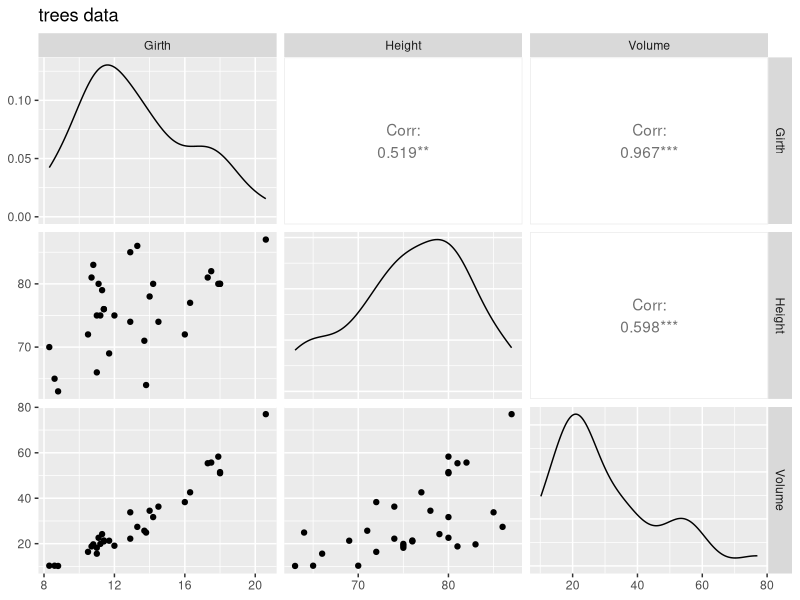
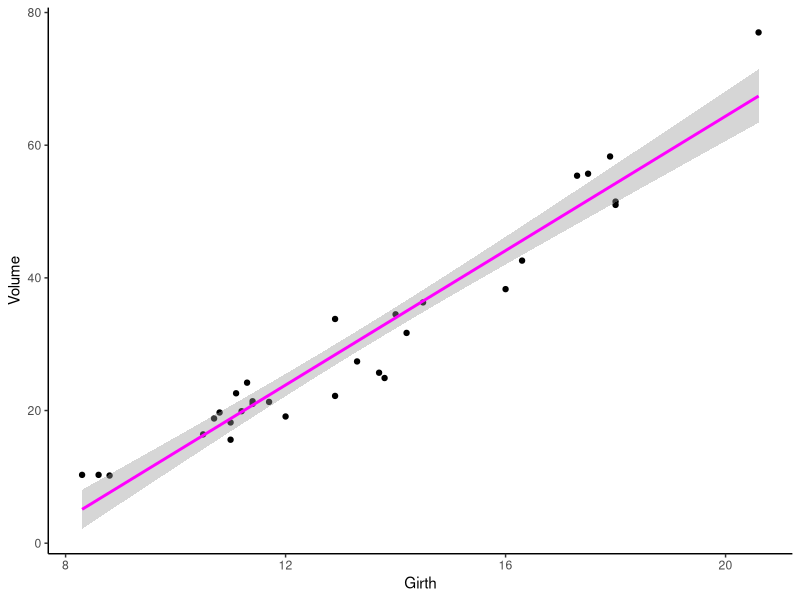
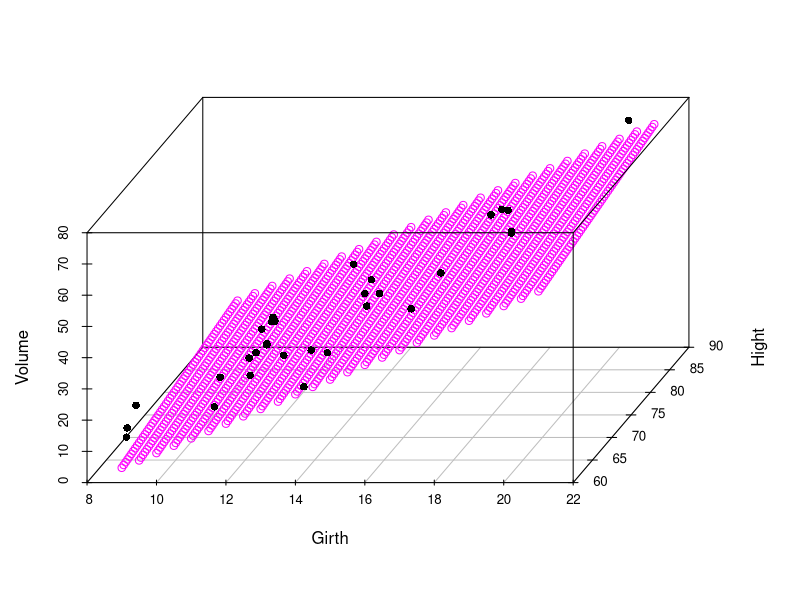
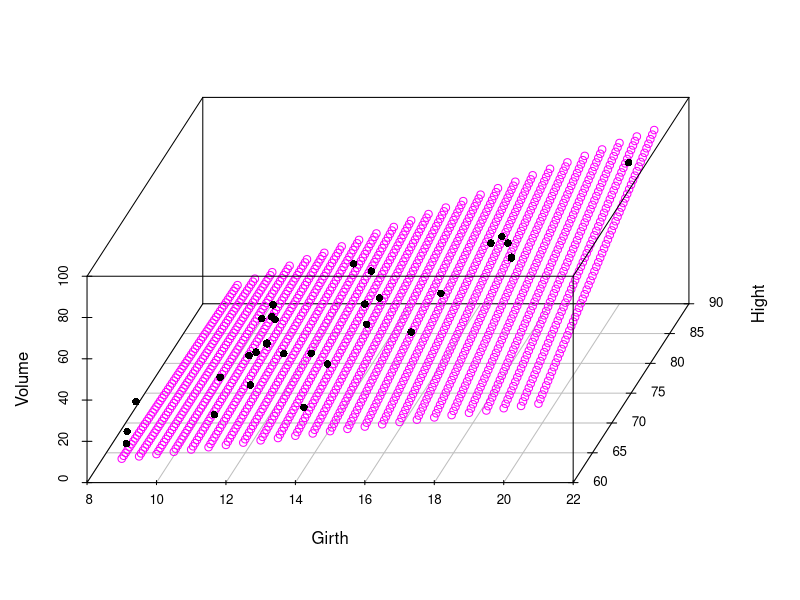

Recreate these plots in R, in order.
data(trees) ## access the data from R’s datasets package
head(trees) ## primele cateva date
str(trees) ## structura datelor
library("GGally")
library("scatterplot3d")


## folosim ggpairs din GGally pentru a vedea corelarea dintre variabile si construirea de 'density plots'
ggpairs(data=trees, columns=1:3, title="trees data") 
## observam ca volumul este corelat strans de circumferinta: 0.967
## intuim si o corelare intre inaltime si volum, dar coeficientul este mai mic

## Regresia simpla

reg_1  <- lm(Volume ~ Girth, data = trees) 
## lm deseneaza o linie (linear model) astfel incat suma distantelor dintre linie si puncte ridicate la patrat sa fie cat mai mica

summary(reg_1)
## summary ne da detalii despre modelul creat
## folosim aceste detalii pentru a ne da seama daca exista vreo relatie intre variabile, si daca da, cat de potrivit este modeulul

## Coefficients:
## intercept: -36.94, Girth: 5.06 => volume = -36.94 + 5.06 * girth
## p-value < 2e-16 *** este important sa fie mai mic ca 0.05 si sa aibe cat mai multe '*'
## p-value determina daca exista vreo relatie intre variabile
## t-value = 20.38 trebuie sa fie cat mai mare
## t-value determina daca coeficientul nu este 0 doar din intamplare
## Pr(>|t|) trebuie sa fie cat mai mic
## Pr determina daca coeficientii au insemnatate

## F-Statistic: 419.4 trebuie sa fie cat mai mare
## Std. Error: 0.2474 trebuie sa fie cat mai apropiata de 0
## Adj R-squared: 0.9331 trebuie sa fie cat mai mare
## R-squared: 0.9353 trebuie sa fie cat mai mare >0.7
aic <- AIC(reg_1)
bic <- BIC(reg_1)
## AIC si BIC trebuie sa fie cat mai mici

## Considerand rezultatele, modelul se dovedeste bun si potrivit

## Folosim ggplot pentru a creea o histograma
ggplot(data = trees, aes(x = Girth, y = Volume)) + geom_point()  +
  stat_smooth(method = "lm", col = "magenta") +
  theme(panel.background = element_rect(fill = "white"),
        axis.line.x=element_line(),
        axis.line.y=element_line())

## Folosim date ce nu se gasesc in datele initiale pentru a testa modelul
## Girth: 18.2 Height: 72 Volume:46.2
predict(reg_1, data.frame(Girth = 18.2))
## volumul rezultat este 55.2, apropiat de 46.2
## intuim ca am putea imbunatati rezultatul construind o regresie multipla


## Prima regresie multipla

## introducem inaltimea ca variabila
## modelul acesta are ca variabile fata de volum, circumferinta si inaltimea, independente una fata de cealalta
reg_2 <- lm(Volume ~ Girth + Height, data = trees)
summary(reg_2)
## Observam ca modelul se potrivestem iar Adj. R-squared este chiar mai mare decat cel initial

## Pentru a putea vizualiza, folosim un model 3D

Girth <- seq(9,21, by=0.5)
Height <- seq(60,90, by=0.5)
grid <- expand.grid(Girth = Girth, Height = Height)
grid$Volume2 <-predict(reg_2, new = grid)
reg_2_viz <- scatterplot3d(grid$Girth, grid$Height, grid$Volume2, angle = 65, color = "magenta", pch = 1, 
                          ylab = "Hight", xlab = "Girth", zlab = "Volume" )
reg_2_viz$points3d(trees$Girth, trees$Height, trees$Volume, pch=16)

predict(reg_2, data.frame(Girth = 18.2, Height = 72))
## noul volum este 52.12, mai apropiat de 46.2 decat valoarea initiala 55.2



## A doua regresie multipla

## considerand faptul ca inaltimea si circumferinta unui copac sunt legate una de cealalta (copacii inalti tind sa fie mai grosi)
## construim un model ce are ca variabile fata de volum, circumferinta si inaltimea, dar de data asta dependente una fata de cealalta, simbolizata prin '*'
reg_3<- lm(Volume ~ Girth * Height, data = trees)
summary(reg_3)

## observam ca Adj R-squared este si mai mare randul acesta, F-statistic este destul de mare, iar p-value este la fel de mic
Girth <- seq(9,21, by=0.5)
Height <- seq(60,90, by=0.5)
grid <- expand.grid(Girth = Girth, Height = Height)
grid$Volume3 <-predict(reg_3, new = grid)
reg_3_viz <- scatterplot3d(grid$Girth, grid$Height, grid$Volume3, angle = 65, color = "magenta", pch = 1,
                           ylab = "Hight", xlab = "Girth", zlab = "Volume")
reg_3_viz$points3d(trees$Girth, trees$Height, trees$Volume, pch=16)

predict(reg_3, data.frame(Girth = 18.2, Height = 72))
## noul volum este 45.881, mult mai apropiat de 46.2, data de primele predictii
